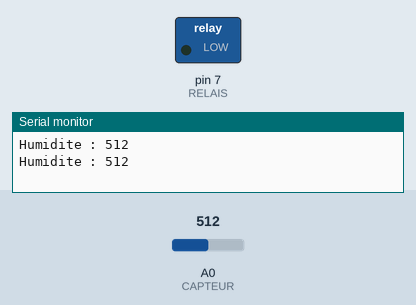
This sketch was run on a simulated Arduino Uno, built with avr-gcc and run on an emulated ATmega328P. On the bench: switched loads named in the sketch (green lamp = pin HIGH), the last lines printed to the serial monitor. Inputs (shaded band) come from the test bench; at power-on: A0 (CAPTEUR) = 512.

Above: at 1.8 s.
1.9 s: A0 (CAPTEUR) set to 327
3.4 s: A0 (CAPTEUR) set to 305
At 5.3 s:
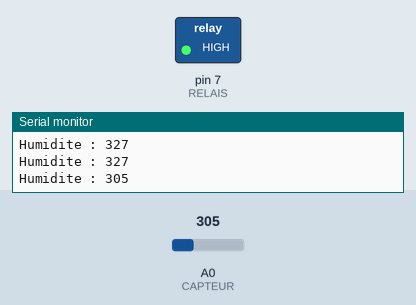
Timing chart, 0 to 8.5 s (numbered marks = the images above; inputs shaded):
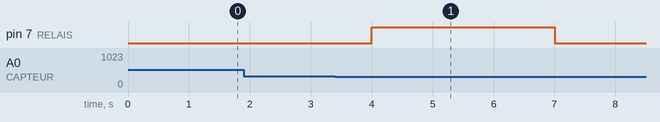

The sketch:

jardin-4e-arrosage.ino
```cpp
// Jardin sec 4e : arroser quand la terre est trop sèche
const int CAPTEUR = A0;             // capteur d'humidité, port A0
const int RELAIS = 7;               // relais de la pompe, port D7
const int SEUIL = 320;              // sous 320 (30 %), la terre est trop sèche
const long DUREE_ARROSAGE = 3000;   // pompe en marche 3 s
const long ATTENTE = 10000;         // essai : 10 s (dans le jardin : 1800000, soit 30 min)

void setup() {
  pinMode(RELAIS, OUTPUT);
  digitalWrite(RELAIS, LOW);        // pompe arrêtée au démarrage
  Serial.begin(9600);
}

void loop() {
  int humidite = analogRead(CAPTEUR);
  Serial.print("Humidite : ");
  Serial.println(humidite);
  if (humidite < SEUIL) {
    digitalWrite(RELAIS, HIGH);     // la pompe démarre
    delay(DUREE_ARROSAGE);
    digitalWrite(RELAIS, LOW);      // la pompe s'arrête
    delay(ATTENTE);                 // l'eau descend jusqu'au capteur
  }
  delay(1000);
}
```

Measured:
- the behaviour switches between 320 and 319 on A0 (CAPTEUR) (found by bisection; images 0 and 1)
- after the input at 3.4 s, pin 7 (RELAIS): LOW → HIGH after 0.60 s, → LOW 3.0 s later
